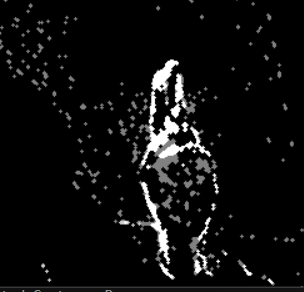
#> input picture PipelineV1_Manual_Bassem/image.png, 304 x 292 px
$ python -i 'Segmentation_Hand copy.py'   (imports and definitions only)
#> lines starting #> are read from the running program, lines starting #| are printed output that depends on the picture; after the words box and inside, x2 and y2 are one past the last pixel; in counts of white or black regions, pixels touching at a corner belong together
#> further down, picture is the input picture: shape (292, 304, 3); mean B, G, R 13.6, 13.6, 13.6
import cv2
import numpy as np
from collections import deque

class AdvancedHandSegmenter:
    def __init__(self, adaptive_thresholds=True, history_size=5,
                 bg_history=300, var_threshold=2, detect_shadows=False,
                 bg_ratio=1, n_mixtures=5, shadow_value=127, shadow_threshold=0.5):

        self.adaptive_thresholds = adaptive_thresholds
        self.prev_frame = None
        self.contour_history = deque(maxlen=history_size)
        # Background subtractor parameters
        self.bg_subtractor = cv2.createBackgroundSubtractorMOG2(history=bg_history,
                                                                varThreshold=var_threshold,
                                                                detectShadows=detect_shadows)
        self.bg_subtractor.setBackgroundRatio(bg_ratio)
        self.bg_subtractor.setNMixtures(n_mixtures)
        self.bg_subtractor.setShadowValue(shadow_value)
        self.bg_subtractor.setShadowThreshold(shadow_threshold)

        # Add mask history for temporal smoothing
        self.mask_history = deque(maxlen=history_size)
        self.frame_count = 0

    def detect_motion(self, frame):
        if self.prev_frame is None:
            self.prev_frame = cv2.cvtColor(frame, cv2.COLOR_BGR2GRAY)
#> in segment_hand, `motion_mask = self.detect_motion(frame)`: motion_mask: shape (292, 304); every value is 0
            return np.zeros_like(self.prev_frame)

        gray = cv2.cvtColor(frame, cv2.COLOR_BGR2GRAY)
        frame_diff = cv2.absdiff(self.prev_frame, gray)
        _, motion_mask = cv2.threshold(frame_diff, 25, 255, cv2.THRESH_BINARY)
        self.prev_frame = gray
        return motion_mask

    def detect_edges(self, frame):
        gray = cv2.cvtColor(frame, cv2.COLOR_BGR2GRAY)
        blurred = cv2.GaussianBlur(gray, (5, 5), 0)
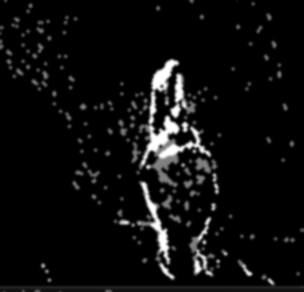
#> blurred: shape (292, 304); min 0, max 255, mean 13.6
        edges = cv2.Canny(blurred, 50, 150)
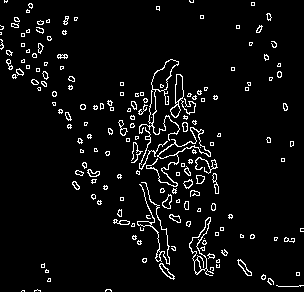
#> edges: shape (292, 304); 5.1% white in thin lines or dots
        return edges

    def create_enhanced_skin_mask(self, frame):
        # Apply histogram equalization to handle different lighting
        lab = cv2.cvtColor(frame, cv2.COLOR_BGR2LAB)
#> lab: shape (292, 304, 3); mean of channels 0, 1, 2 14, 128, 128
        l, a, b = cv2.split(lab)
        clahe = cv2.createCLAHE(clipLimit=2.0, tileGridSize=(8,8))
        l = clahe.apply(l)
        lab = cv2.merge((l,a,b))
#> lab: shape (292, 304, 3); mean of channels 0, 1, 2 17.6, 128, 128
        enhanced_frame = cv2.cvtColor(lab, cv2.COLOR_LAB2BGR)

        # Convert to different color spaces
        blurred = cv2.GaussianBlur(enhanced_frame, (5, 5), 0)
#> blurred: shape (292, 304, 3)
        hsv = cv2.cvtColor(blurred, cv2.COLOR_BGR2HSV)
#> hsv: shape (292, 304, 3); mean H, S, V 0.5, 0.1, 18.1
        ycrcb = cv2.cvtColor(blurred, cv2.COLOR_BGR2YCrCb)
#> ycrcb: shape (292, 304, 3); mean of channels 0, 1, 2 18.1, 128, 128

        # Multiple ranges for different skin tones
        # Light to dark skin tones in HSV
        lower_hsv1 = np.array([0, 20, 50], dtype=np.uint8)
        upper_hsv1 = np.array([25, 255, 255], dtype=np.uint8)
        lower_hsv2 = np.array([165, 20, 50], dtype=np.uint8)
        upper_hsv2 = np.array([180, 255, 255], dtype=np.uint8)

        # YCrCb ranges for multiple skin tones
        lower_ycrcb = np.array([0, 130, 75], dtype=np.uint8)
        upper_ycrcb = np.array([255, 185, 145], dtype=np.uint8)

        # Create masks
        mask_hsv1 = cv2.inRange(hsv, lower_hsv1, upper_hsv1)
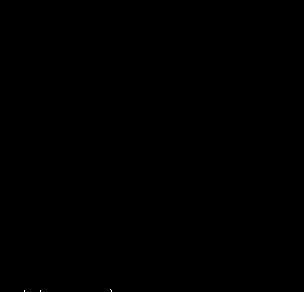
#> mask_hsv1: shape (292, 304); 0.01% white in thin lines or dots, all inside (x1, y1, x2, y2) = (24, 289, 112, 292)
        mask_hsv2 = cv2.inRange(hsv, lower_hsv2, upper_hsv2)
        mask_hsv = cv2.bitwise_or(mask_hsv1, mask_hsv2)
        mask_ycrcb = cv2.inRange(ycrcb, lower_ycrcb, upper_ycrcb)
#> mask_ycrcb: shape (292, 304); 0.02% white in thin lines or dots, all inside (x1, y1, x2, y2) = (5, 289, 114, 292)

        # Combine masks with adaptive weights
        mean_brightness = np.mean(l)
#> mean_brightness = 17.65
        hsv_weight = min(1.0, max(0.3, mean_brightness / 255))
#> hsv_weight = 0.3
        ycrcb_weight = 1 - hsv_weight
#> ycrcb_weight = 0.7

        combined_mask = cv2.addWeighted(mask_hsv, hsv_weight,
                                      mask_ycrcb, ycrcb_weight, 0)

        # Background subtraction
        fg_mask = self.bg_subtractor.apply(frame)
#> fg_mask: shape (292, 304); every value is 255
        combined_mask = cv2.bitwise_and(combined_mask, fg_mask)

        # Adaptive thresholding based on lighting
        if self.adaptive_thresholds:
            mean_val = np.mean(combined_mask)
#> mean_val = 0.0462
            threshold = max(0, min(255, mean_val + 30))
#> threshold = 30.05
            _, combined_mask = cv2.threshold(combined_mask, threshold,
                                          255, cv2.THRESH_BINARY)

        return combined_mask

    # [36 lines left out: functions analyze_shape, smooth_contours, not called in this run]


    def segment_hand(self, frame):
        try:
            # 1. Motion Detection
            motion_mask = self.detect_motion(frame)

            # 2. Edge Detection
            edges = self.detect_edges(frame)

            # 3. Skin Detection
            skin_mask = self.create_enhanced_skin_mask(frame)

            # 4. Combine all masks
            combined_mask = cv2.bitwise_and(skin_mask, motion_mask)
            combined_mask = cv2.bitwise_or(combined_mask, edges)

            # Morphological operations
            kernel = cv2.getStructuringElement(cv2.MORPH_ELLIPSE, (5, 5))
            combined_mask = cv2.morphologyEx(combined_mask, cv2.MORPH_OPEN, kernel)
            combined_mask = cv2.morphologyEx(combined_mask, cv2.MORPH_CLOSE, kernel)

            # Find contours
            contours, _ = cv2.findContours(combined_mask, cv2.RETR_EXTERNAL,
                                         cv2.CHAIN_APPROX_SIMPLE)
#> contours = []

            valid_contours = []
            for contour in contours:
                if cv2.contourArea(contour) > 3000 and self.analyze_shape(contour):
                    valid_contours.append(contour)
#> this loop made 0 passes
#> after the loop, valid_contours = []

            if valid_contours:
                max_contour = max(valid_contours, key=cv2.contourArea)
                smoothed_contour = self.smooth_contours(max_contour)
                self.contour_history.append(smoothed_contour)

                hand_mask = np.zeros_like(combined_mask)
                cv2.drawContours(hand_mask, [smoothed_contour], -1, 255, -1)

                result = cv2.bitwise_and(frame, frame, mask=hand_mask)
                return result, hand_mask

            return frame, combined_mask

        except Exception as e:
            print(f"Error in hand segmentation: {str(e)}")
            return frame, np.zeros_like(frame[:,:,0])


# [42 lines left out: function main, not called in this run]

# [2 lines not run here, left out]

>>> import cv2
>>> picture = cv2.imread('image.png')
>>> result = AdvancedHandSegmenter().segment_hand(picture)
